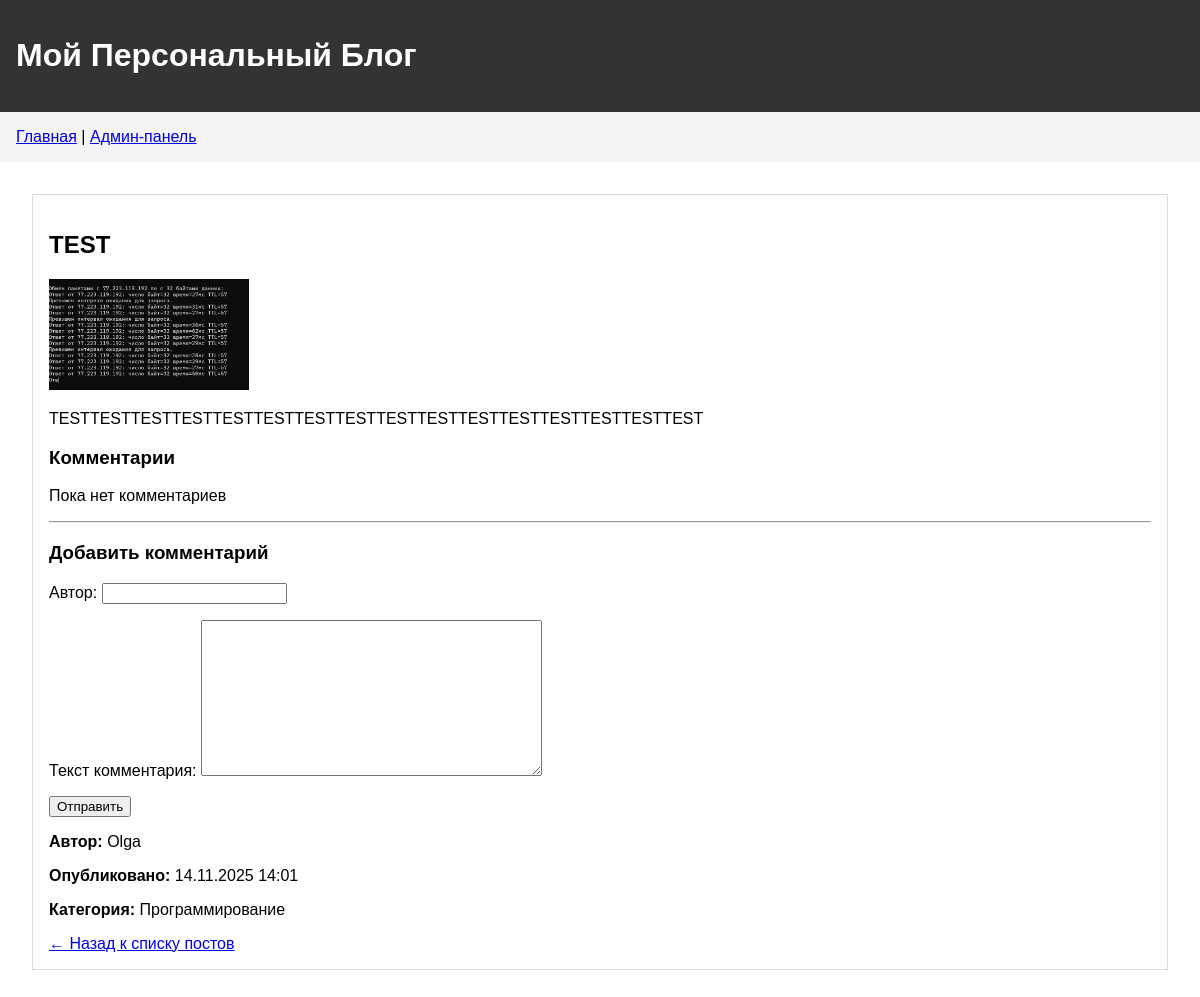
Page /post/4/ on the earlier database version.
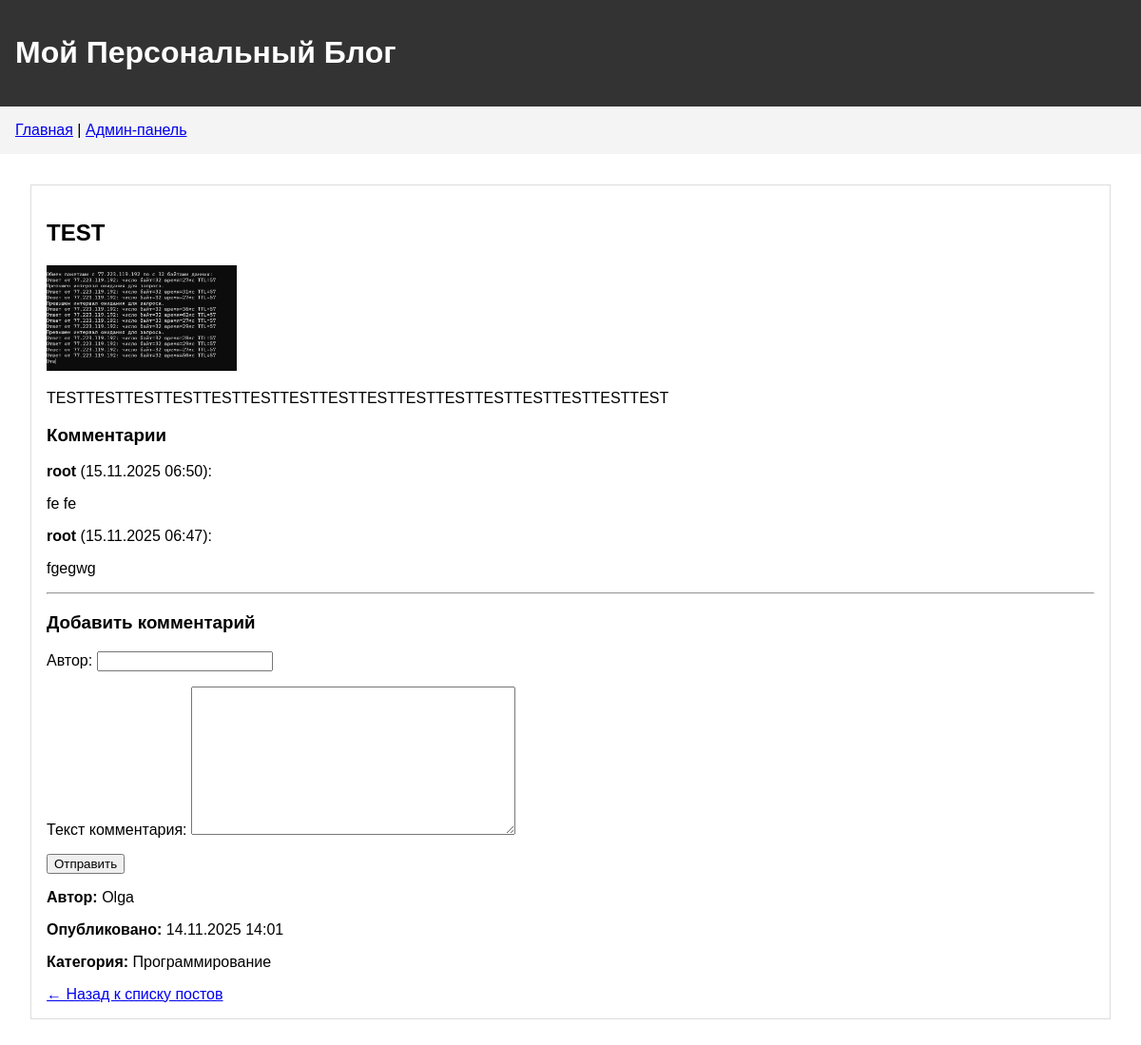
Same page on the later database version.
### blog/models.py (models this page shows, shortened)
class Post(models.Model):
    title = models.CharField(max_length=200, verbose_name='Заголовок')
    content = models.TextField(verbose_name='Содержание')
    created_date = models.DateTimeField(default=timezone.now, verbose_name='Дата создания')
    published_date = models.DateTimeField(blank=True, null=True, verbose_name='Дата публикации')
    author = models.ForeignKey(User, on_delete=models.CASCADE, verbose_name='Автор')
    category = models.ForeignKey(Category, on_delete=models.SET_NULL, null=True, verbose_name='Категория')
    image = models.ImageField(upload_to='post_images/', blank=True, null=True, verbose_name='Изображение')
    class Meta:
        verbose_name = 'Пост'
        verbose_name_plural = 'Посты'

class Category(models.Model):
    name = models.CharField(max_length=100, verbose_name='Название категории')
    description = models.TextField(blank=True, verbose_name='Описание')
    class Meta:
        verbose_name = 'Категория'
        verbose_name_plural = 'Категории'

class Comment(models.Model):
    post = models.ForeignKey(
        Post,
        on_delete=models.CASCADE,
        related_name='comments',
        verbose_name='Пост'
    )
    author = models.CharField(max_length=100, verbose_name='Автор')
    text = models.TextField(verbose_name='Текст комментария')
    created_date = models.DateTimeField(default=timezone.now, verbose_name='Дата создания')
    class Meta:
        verbose_name = 'Комментарий'
        verbose_name_plural = 'Комментарии'

### blog/views.py (the view)
# urls.py: path('post/<int:pk>/', views.post_detail, name='post_detail'),
def post_detail(request, pk):
    post = get_object_or_404(Post, pk=pk)
    comments = post.comments.order_by('-created_date')
    if request.method == "POST":
        form = CommentForm(request.POST)
        if form.is_valid():
            comment = form.save(commit=False)
            comment.post = post
            comment.created_date = timezone.now()
            comment.save()
            return redirect('post_detail', pk=post.pk)
    else:
        form = CommentForm()
    return render(request, 'blog/post_detail.html', {
        'post': post,
        'comments': comments,
        'form': form
    })

### blog/forms.py
class CommentForm(forms.ModelForm):
    class Meta:
        model = Comment
        fields = ('author', 'text')

### blog/templates/blog/post_detail.html (shortened to what this page needs)
{% extends 'blog/base.html' %}
{% block content %}
    <article class="post">
        <h2>{{ post.title }}</h2>
        {% if post.image %}
            <img src="{{ post.image.url }}" alt="{{ post.title }}">
        {% endif %}
        <p>{{ post.content|linebreaks }}</p>
        <h3>Комментарии</h3>
        {% for comment in comments %}
            <div class="comment">
                <p><strong>{{ comment.author }}</strong> ({{ comment.created_date|date:"d.m.Y H:i" }}):</p>
                <p>{{ comment.text|linebreaks }}</p>
            </div>
        {% empty %}
            <p>Пока нет комментариев</p>
        {% endfor %}
        <hr>
        <h3>Добавить комментарий</h3>
        <form method="POST">
            {{ form.as_p }}
        <button type="submit">Отправить</button>
        </form>
        <div class="post-meta">
            <p><strong>Автор:</strong> {{ post.author }}</p>
            <p><strong>Опубликовано:</strong> {{ post.published_date|date:"d.m.Y H:i" }}</p>
            <p><strong>Категория:</strong> {{ post.category.name }}</p>
        </div>
        <a href="{% url 'post_list' %}">← Назад к списку постов</a>
    </article>
{% endblock %}

### blog/templates/blog/base.html (shortened to what this page needs)
<!DOCTYPE html>
<html lang="ru">
<head>
</head>
<body>
    <div class="header">
        <h1><a href="/" style="color: white; text-decoration: none;">Мой Персональный Блог</a></h1>
    </div>
    <div class="nav">
        <a href="/">Главная</a> |
        <a href="/admin/">Админ-панель</a>
    </div>
    <div class="content">
        {% block content %}
        {% endblock %}
    </div>
</body>
</html>

### blog/templates/blog/base.html (style rules this page uses)
body { font-family: Arial, sans-serif; margin: 0; padding: 0; }
.header { background: #333; color: white; padding: 1rem; }
.nav { background: #f4f4f4; padding: 1rem; }
.content { padding: 2rem; }
.post { border: 1px solid #ddd; margin-bottom: 1rem; padding: 1rem; }
.post img { max-width: 200px; }

Differences in the rows shown:
added Comment: author "root", created_date "15.11.2025 06:50", text "fe fe"
added Comment: author "root", created_date "15.11.2025 06:47", text "fgegwg"
Other differences:
text no longer shown: "Пока нет комментариев"
